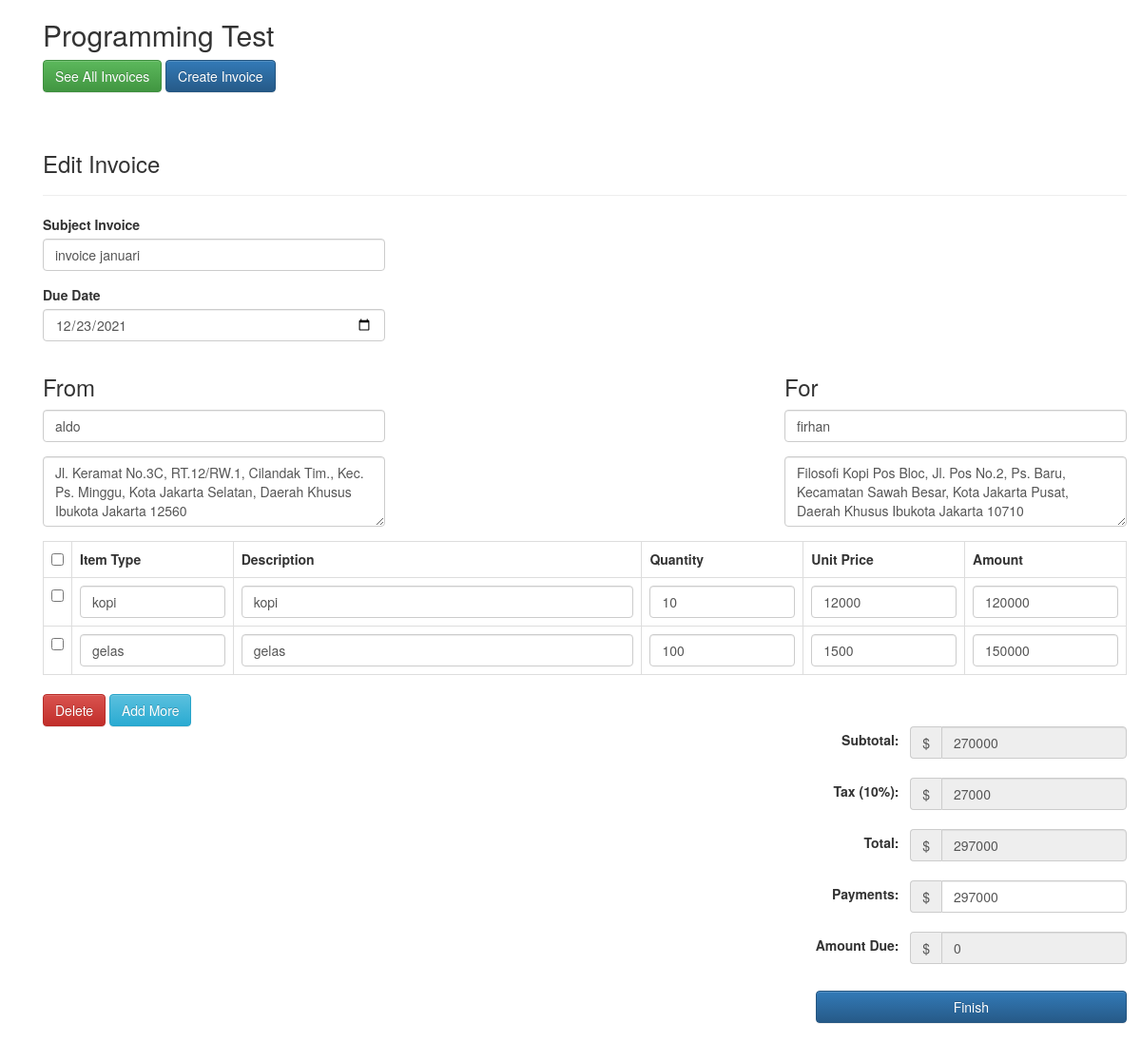
Screenshot of /edit.php?invoice_id=2 with the database file from the repository.
### tables this page shows
CREATE TABLE `invoice` (
  `invoice_id` int(11) NOT NULL,
  `subject` varchar(255) NOT NULL,
  `issue_date` timestamp NOT NULL DEFAULT current_timestamp(),
  `due_date` date NOT NULL
);

CREATE TABLE `invoice_heading` (
  `heading_id` int(11) NOT NULL,
  `invoice_id` int(11) NOT NULL,
  `sender` varchar(150) NOT NULL,
  `sender_address` text NOT NULL,
  `receiver` varchar(150) NOT NULL,
  `receiver_address` text NOT NULL,
  `created_date` timestamp NOT NULL DEFAULT current_timestamp()
);

CREATE TABLE `invoice_item` (
  `item_id` int(11) NOT NULL,
  `invoice_id` int(11) NOT NULL,
  `item_type` varchar(150) NOT NULL,
  `description` text NOT NULL,
  `quantity` int(11) NOT NULL,
  `unit_price` int(11) NOT NULL,
  `created_date` timestamp NOT NULL DEFAULT current_timestamp()
);

CREATE TABLE `invoice_amount` (
  `id` int(11) NOT NULL,
  `invoice_id` int(11) NOT NULL,
  `subtotal` int(11) NOT NULL,
  `tax` int(11) NOT NULL,
  `total` int(11) NOT NULL,
  `amount_paid` int(11) NOT NULL,
  `amount_due` int(11) NOT NULL,
  `created_date` timestamp NOT NULL DEFAULT current_timestamp()
);

### Invoice.php (called while the page is built, shortened)
<?php
class Invoice{
	private $host  = 'localhost';
    private $user  = 'root';
    private $password   = "";
    private $database  = "test_esb";
	private $dbConnect = false;
    public function __construct(){
        if(!$this->dbConnect){
            $conn = new mysqli($this->host, $this->user, $this->password, $this->database);
            if($conn->connect_error){
                die("Error failed to connect to MySQL: " . $conn->connect_error);
            }else{
                $this->dbConnect = $conn;
            }
        }
    }
	private function getData($sqlQuery) {
		$result = mysqli_query($this->dbConnect, $sqlQuery);
		$data= array();
		while ($row = mysqli_fetch_array($result, MYSQLI_ASSOC)) {
			$data[]=$row;
		}
		return $data;
	}
	public function getInvoice($invoice_id){
		$invoice = "
			SELECT i.* , ih.* , ia.* FROM invoice i join invoice_heading ih on i.invoice_id = ih.invoice_id join invoice_amount ia on i.invoice_id = ia.invoice_id WHERE i.invoice_id = '$invoice_id'";
		$result = mysqli_query($this->dbConnect, $invoice);
		$row = mysqli_fetch_array($result, MYSQLI_ASSOC);
		return $row;
	}
	public function getInvoiceItems($invoice_id){
		$sqlQuery = "
			SELECT * FROM invoice_item
			WHERE invoice_id = '$invoice_id'";
		return  $this->getData($sqlQuery);
	}
}
?>

### edit.php (the view, shortened to what this page needs)
<?php
include('include/header.php');
include 'Invoice.php';
$invoice = new Invoice();
if(!empty($_GET['invoice_id']) && $_GET['invoice_id']) {
	$invoiceValues = $invoice->getInvoice($_GET['invoice_id']);
	$invoiceItems = $invoice->getInvoiceItems($_GET['invoice_id']);
}
?>
<link href="css/style.css" rel="stylesheet">
<?php include('include/body.php');?>
	<div class="container content-invoice">
	<form action="" id="invoice-form" method="post" class="invoice-form" role="form" novalidate="">
		<div class="load-animate animated fadeInUp">
			<div class="row">
				<?php include('menu.php');?>
			</div>
			<div class="row headerform">
				<div class="col-md-12">
					<h3>Edit Invoice</h3>
					<hr>
				</div>
			</div>
			<div class="row">
				<div class="col-xs-12 col-sm-4 col-md-4 col-lg-4">
					<div class="form-group">
						<label>Subject Invoice</label>
						<input type="text" class="form-control" name="subject" id="subject" placeholder="Subject" autocomplete="off" value="<?= $invoiceValues['subject']?>">
					</div>
					<div class="form-group">
						<label>Due Date</label>
						<input type="date" class="form-control"name="due_date" id="due_date" placeholder="Sender Address" value="<?= $invoiceValues['due_date']?>">
					</div>
				</div>
			</div>
			<div class="row">
				<div class="col-xs-12 col-sm-4 col-md-4 col-lg-4">
					<h3>From</h3>
					<div class="form-group">
						<input type="text" class="form-control" name="sender" id="sender" placeholder="Sender Name" autocomplete="off" value="<?= $invoiceValues['sender']?>">
					</div>
					<div class="form-group">
						<textarea class="form-control" rows="3" name="sender_address" id="sender_address" placeholder="Sender Address"><?= $invoiceValues['sender_address']?></textarea>
					</div>
				</div>
				<div class="col-xs-12 col-sm-4 col-md-4 col-lg-4 pull-right">
					<h3>For</h3>
					<div class="form-group">
						<input type="text" class="form-control" name="receiver" id="receiver" placeholder="Receiver Name" autocomplete="off" value="<?= $invoiceValues['receiver']?>">
					</div>
					<div class="form-group">
						<textarea class="form-control" rows="3" name="receiver_address" id="receiver_address" placeholder="Receiver Address"><?= $invoiceValues['receiver_address']?></textarea>
					</div>
				</div>
			</div>
			<div class="row">
				<div class="col-xs-12 col-sm-12 col-md-12 col-lg-12">
					<table class="table table-bordered table-hover" id="invoiceItem">
						<tr>
							<th width="2%"><input id="checkAll" class="formcontrol" type="checkbox"></th>
							<th width="15%">Item Type</th>
							<th width="38%">Description</th>
							<th width="15%">Quantity</th>
							<th width="15%">Unit Price</th>
							<th width="15%">Amount</th>
						</tr>
						<?php foreach($invoiceItems as $item) { ?>
							<tr>
								<td><input class="itemRow" type="checkbox"></td>
								<td><input type="text" name="item_type[]" id="item_type_1" class="form-control" autocomplete="off" value="<?= $item['item_type']?>"></td>
								<td><input type="text" name="description[]" id="description_1" class="form-control" autocomplete="off" value="<?= $item['description']?>"></td>
								<td><input type="number" name="quantity[]" id="quantity_1" class="form-control quantity" autocomplete="off" value="<?= $item['quantity']?>"></td>
								<td><input type="number" name="unit_price[]" id="unit_price_1" class="form-control price" autocomplete="off" value="<?= $item['unit_price']?>"></td>
								<td><input type="number" name="amount[]" id="amount_1" class="form-control total" autocomplete="off" value="<?= $item['unit_price']*$item['quantity']?>"></td>
							</tr>
						<?php } ?>
					</table>
				</div>
			</div>
			<div class="row">
				<div class="col-xs-12 col-sm-3 col-md-3 col-lg-3">
					<button class="btn btn-danger delete" id="removeRows" type="button">Delete</button>
					<button class="btn btn-info" id="addRows" type="button">Add More</button>
				</div>
			</div>
			<div class="row">
				<div class="col-xs-12 col-sm-4 col-md-4 col-lg-4" style="float:right">
					<span class="form-inline">
						<div class="form-group">
							<label>Subtotal: &nbsp;</label>
							<div class="input-group">
								<div class="input-group-addon currency">$</div>
								<input readonly type="number" class="form-control" name="subtotal" id="subTotal" placeholder="Subtotal" value="<?= $invoiceValues['subtotal']?>">
							</div>
						</div>
						<div class="form-group">
							<label>Tax (10%): &nbsp;</label>
							<div class="input-group">
								<div class="input-group-addon currency">$</div>
								<input readonly type="number" class="form-control" name="tax" id="taxAmount" placeholder="Tax Amount" value="<?= $invoiceValues['tax']?>">
							</div>
						</div>
						<div class="form-group">
							<label>Total: &nbsp;</label>
							<div class="input-group">
								<div class="input-group-addon currency">$</div>
								<input readonly type="number" class="form-control" name="total" id="totalAftertax" placeholder="Total" value="<?= $invoiceValues['total']?>">
							</div>
						</div>
						<div class="form-group">
							<label>Payments: &nbsp;</label>
							<div class="input-group">
								<div class="input-group-addon currency">$</div>
								<input type="number" class="form-control" name="amount_paid" id="amountPaid" placeholder="Amount Paid" value="<?= $invoiceValues['amount_paid']?>">
							</div>
						</div>
						<div class="form-group">
							<label>Amount Due: &nbsp;</label>
							<div class="input-group">
							<div class="input-group">
								<div class="input-group-addon currency">$</div>
								<input readonly type="number" class="form-control" name="amount_due" id="amountDue" placeholder="Amount Due" value="<?= $invoiceValues['amount_due']?>">
							</div>
						</div>
						<div style="margin-top: 2em;">
							<button type="submit" class="btn btn-primary btn-block">Finish</button>
						</div>
					</span>
				</div>
			</div>
			<div class="clearfix"></div>
		</div>
	</form>
</div>
</div>

### css/style.css (style rules this page uses)
.form-inline .form-group { margin-bottom: 20px; float: right; }
.headerform { margin-top: 3em; }

### rows the page displays
invoice: subject "invoice januari", due_date "12/23/2021", sender "aldo", sender_address "Jl. Keramat No.3C, RT.12/RW.1, Cilandak Tim., Kec. Ps. Minggu, Kota Jakarta Selatan, Daerah Khusus Ibukota Jakarta 12560", receiver "firhan", receiver_address "Filosofi Kopi Pos Bloc, Jl. Pos No.2, Ps. Baru, Kecamatan Sawah Besar, Kota Jakarta Pusat, Daerah Khusus Ibukota Jakarta 10710", subtotal "270000", tax "27000", total "297000", amount_paid "297000", amount_due "0"
invoice_item: item_type "kopi", description "kopi", quantity "10", unit_price "12000", unit_price+quantity "120000"
invoice_item: item_type "gelas", description "gelas", quantity "100", unit_price "1500", unit_price+quantity "150000"
